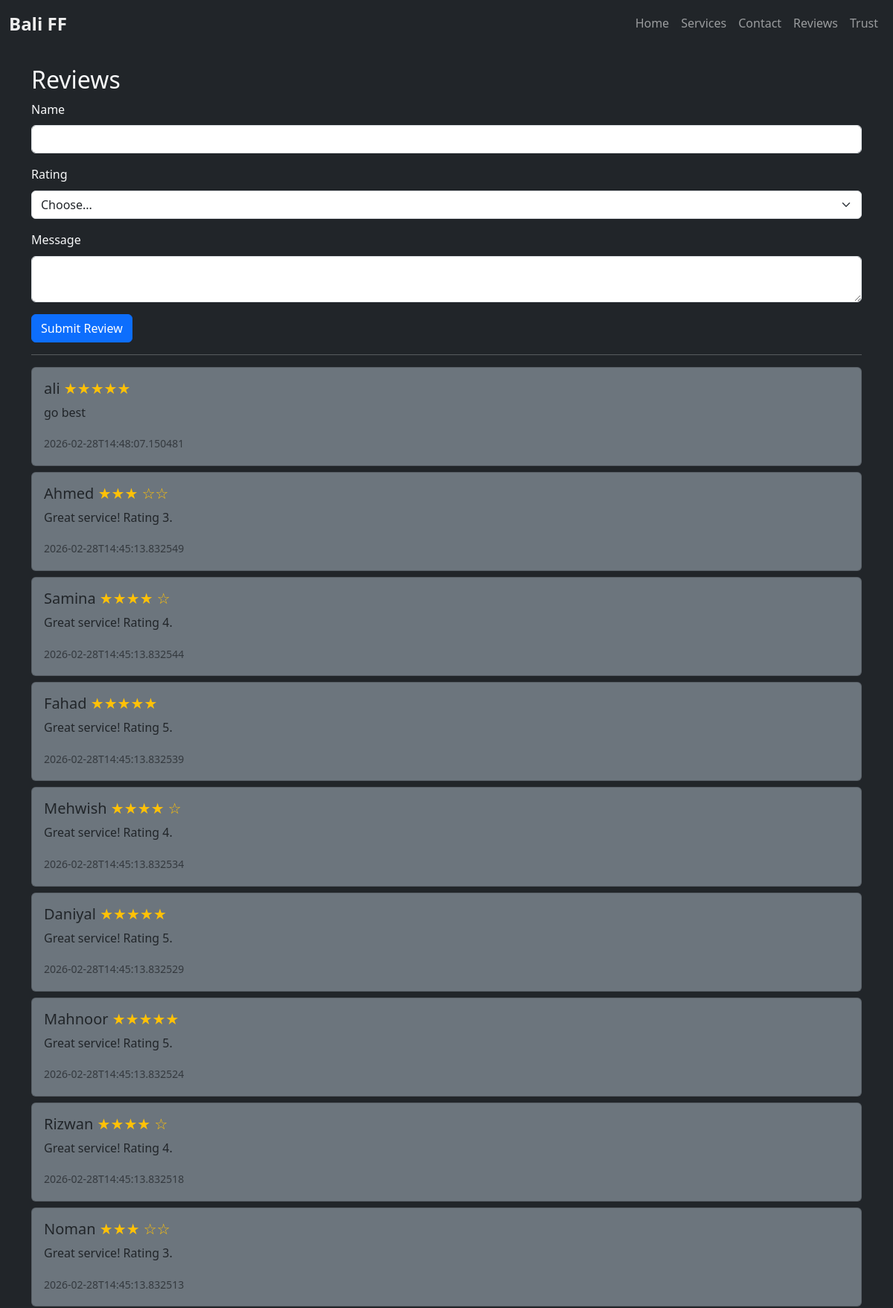
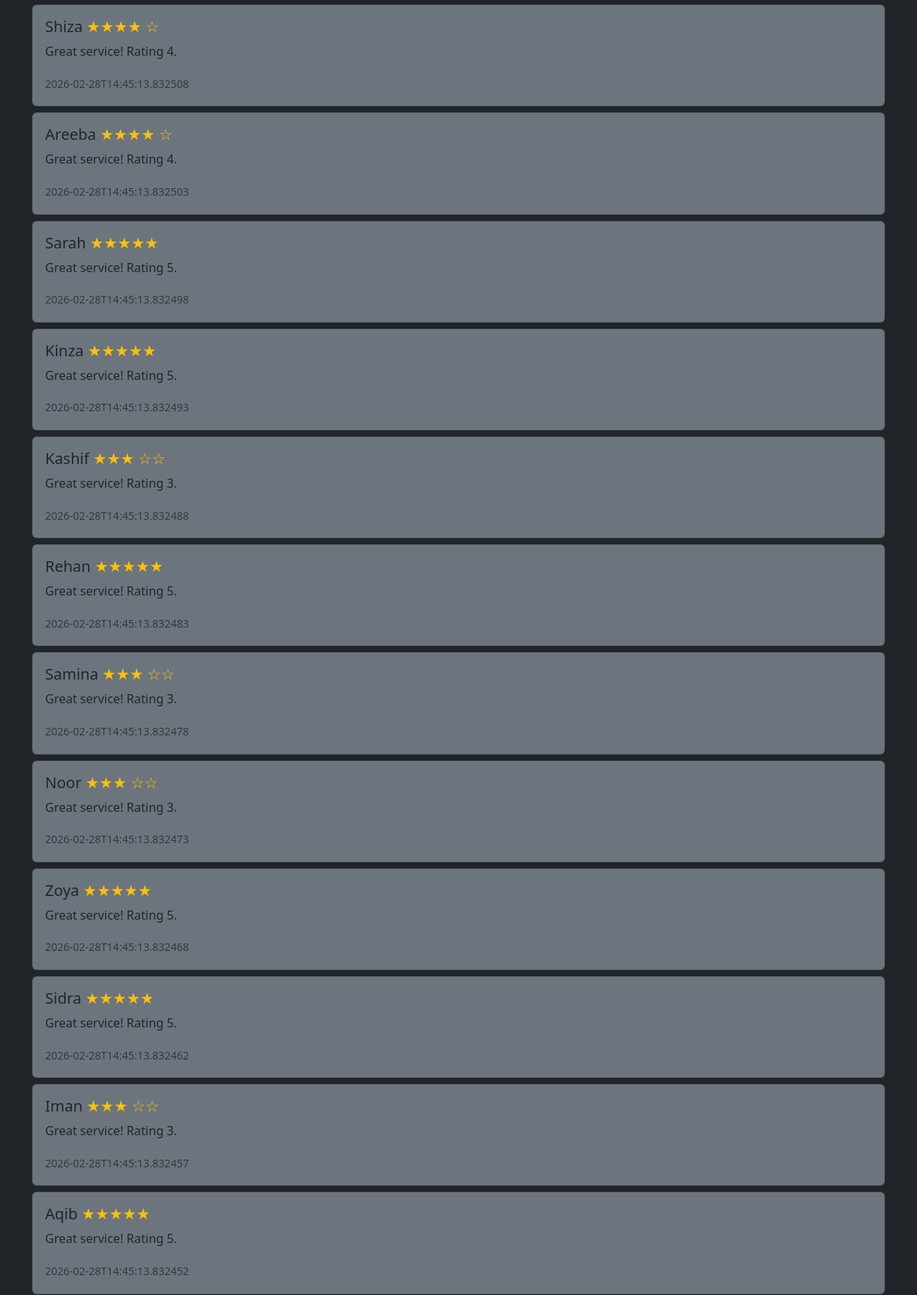
The app's page /reviews (upper part) with its own data (2 pictures, top to bottom).
### tables this page shows
CREATE TABLE reviews (
            id INTEGER PRIMARY KEY AUTOINCREMENT,
            name TEXT NOT NULL,
            rating INTEGER NOT NULL,
            message TEXT NOT NULL,
            created_at TEXT NOT NULL
        );

### app.py (the view, shortened to what this page needs)
@app.route('/reviews', methods=['GET', 'POST'])
def reviews():
    conn = get_db_connection()
    cur = conn.cursor()
    cur.execute('SELECT * FROM reviews ORDER BY created_at DESC')
    all_reviews = cur.fetchall()
    conn.close()
    return render_template('reviews.html', reviews=all_reviews)

### app.py (called while the page is built)
def get_db_connection():
    conn = sqlite3.connect(DATABASE)
    conn.row_factory = sqlite3.Row
    return conn

### templates/reviews.html (shortened to what this page needs)
{% extends 'base.html' %}
{% block content %}
<h2>Reviews</h2>
<form method="POST">
  <div class="mb-3">
    <label for="name" class="form-label">Name</label>
    <input type="text" class="form-control" id="name" name="name" required>
  </div>
  <div class="mb-3">
    <label for="rating" class="form-label">Rating</label>
    <select class="form-select" id="rating" name="rating" required>
      <option value="">Choose...</option>
    </select>
  </div>
  <div class="mb-3">
    <label for="message" class="form-label">Message</label>
    <textarea class="form-control" id="message" name="message" rows="2" required></textarea>
  </div>
  <button type="submit" class="btn btn-primary">Submit Review</button>
</form>
<hr>
<div class="reviews-list">
  {% for r in reviews %}
  <div class="card bg-secondary mb-2">
    <div class="card-body">
      <h5 class="card-title">{{ r.name }}
        <span class="text-warning">
          {% for i in range(r.rating) %}★{% endfor %}
          {% for i in range(5-r.rating) %}☆{% endfor %}
        </span>
      </h5>
      <p class="card-text">{{ r.message }}</p>
      <small class="text-muted">{{ r.created_at }}</small>
    </div>
  </div>
  {% endfor %}
</div>
{% endblock %}

### templates/base.html (shortened to what this page needs)
<!DOCTYPE html>
<html lang="en">
<head>
    <link href="https://cdn.jsdelivr.net/npm/bootstrap@5.3.0/dist/css/bootstrap.min.css" rel="stylesheet">
    <link rel="stylesheet" href="{{ url_for('static', filename='css/style.css') }}">
</head>
<body class="bg-dark text-light">
<nav class="navbar navbar-expand-lg navbar-dark bg-dark">
  <div class="container-fluid">
    <a class="navbar-brand" href="{{ url_for('home') }}">Bali FF</a>
    <div class="collapse navbar-collapse" id="navbarNav">
      <ul class="navbar-nav ms-auto">
        <li class="nav-item"><a class="nav-link" href="{{ url_for('home') }}">Home</a></li>
        <li class="nav-item"><a class="nav-link" href="{{ url_for('services') }}">Services</a></li>
        <li class="nav-item"><a class="nav-link" href="{{ url_for('contact') }}">Contact</a></li>
        <li class="nav-item"><a class="nav-link" href="{{ url_for('reviews') }}">Reviews</a></li>
        <li class="nav-item"><a class="nav-link" href="{{ url_for('trust') }}">Trust</a></li>
      </ul>
    </div>
  </div>
</nav>
<div class="container mt-4">
    {% block content %}{% endblock %}
</div>
</body>
</html>

### static/css/style.css (style rules this page uses)
body { background-color: #121212; color: #e0e0e0; font-family: 'Segoe UI', Tahoma, Geneva, Verdana, sans-serif; font-size: 1rem; line-height: 1.6; margin: 0; padding: 0; }
.navbar-brand { font-size: 1.5rem; font-weight: bold; color: #eee; }

### records on screen
reviews: name "ali", message "go best", created_at "2026-02-28T14:48:07.150481"
reviews: name "Ahmed", message "Great service! Rating 3.", created_at "2026-02-28T14:45:13.832549"
reviews: name "Samina", message "Great service! Rating 4.", created_at "2026-02-28T14:45:13.832544"
reviews: name "Fahad", message "Great service! Rating 5.", created_at "2026-02-28T14:45:13.832539"
reviews: name "Mehwish", message "Great service! Rating 4.", created_at "2026-02-28T14:45:13.832534"
reviews: name "Daniyal", message "Great service! Rating 5.", created_at "2026-02-28T14:45:13.832529"
reviews: name "Mahnoor", message "Great service! Rating 5.", created_at "2026-02-28T14:45:13.832524"
reviews: name "Rizwan", message "Great service! Rating 4.", created_at "2026-02-28T14:45:13.832518"
reviews: name "Noman", message "Great service! Rating 3.", created_at "2026-02-28T14:45:13.832513"
reviews: name "Shiza", message "Great service! Rating 4.", created_at "2026-02-28T14:45:13.832508"
reviews: name "Areeba", message "Great service! Rating 4.", created_at "2026-02-28T14:45:13.832503"
reviews: name "Sarah", message "Great service! Rating 5.", created_at "2026-02-28T14:45:13.832498"
reviews: name "Kinza", message "Great service! Rating 5.", created_at "2026-02-28T14:45:13.832493"
reviews: name "Kashif", message "Great service! Rating 3.", created_at "2026-02-28T14:45:13.832488"
reviews: name "Rehan", message "Great service! Rating 5.", created_at "2026-02-28T14:45:13.832483"
reviews: name "Samina", message "Great service! Rating 3.", created_at "2026-02-28T14:45:13.832478"
reviews: name "Noor", message "Great service! Rating 3.", created_at "2026-02-28T14:45:13.832473"
reviews: name "Zoya", message "Great service! Rating 5.", created_at "2026-02-28T14:45:13.832468"
reviews: name "Sidra", message "Great service! Rating 5.", created_at "2026-02-28T14:45:13.832462"
reviews: name "Iman", message "Great service! Rating 3.", created_at "2026-02-28T14:45:13.832457"
reviews: name "Aqib", message "Great service! Rating 5.", created_at "2026-02-28T14:45:13.832452"
